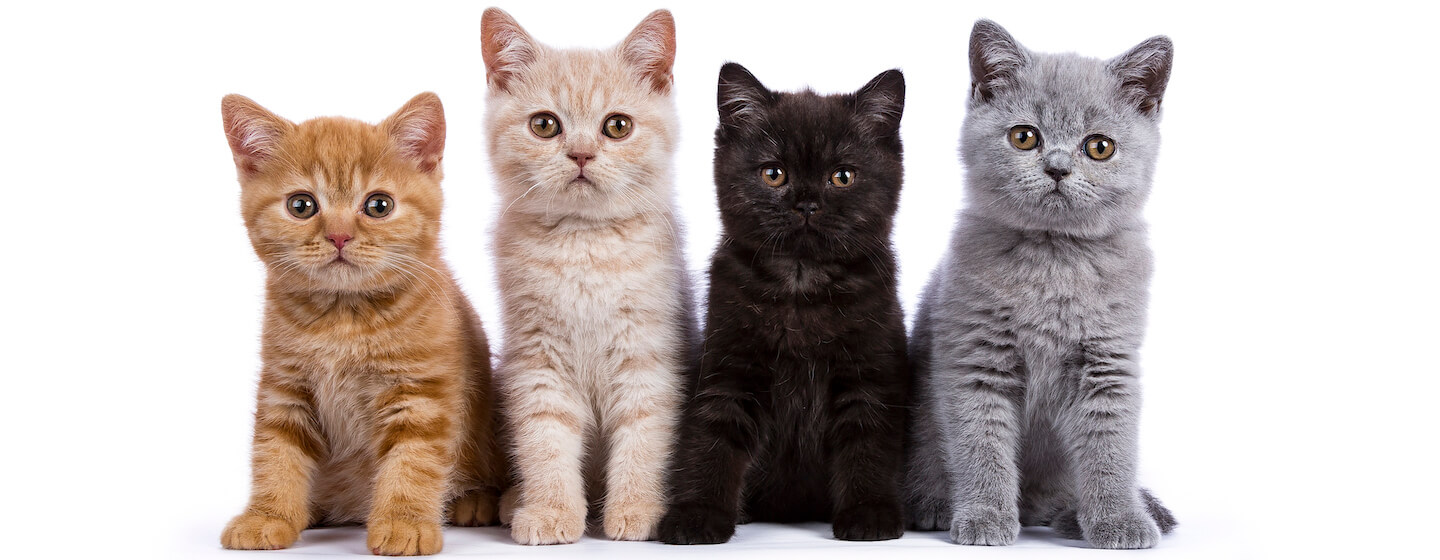
#> input picture Task_1/Section #1 - Basics/Images/cats.jpg, 1440 x 560 px, found by its file name
$ python contours.py
#> lines starting #> are read from the running program, lines starting #| are printed output that depends on the picture; after the words box and inside, x2 and y2 are one past the last pixel; in counts of white or black regions, pixels touching at a corner belong together
#pylint:disable=no-member

import cv2 as cv
import numpy as np

img = cv.imread('Task_One/Section 1 : Basics/Images/cats.jpg')
#> img is the input picture: shape (560, 1440, 3); mean B, G, R 178.9, 182.2, 192.5
cv.imshow('Cats', img)
cv.waitKey(0)

blank = np.zeros(img.shape, dtype='uint8')
cv.imshow('Blank', blank)
cv.waitKey(0)

gray = cv.cvtColor(img, cv.COLOR_BGR2GRAY)
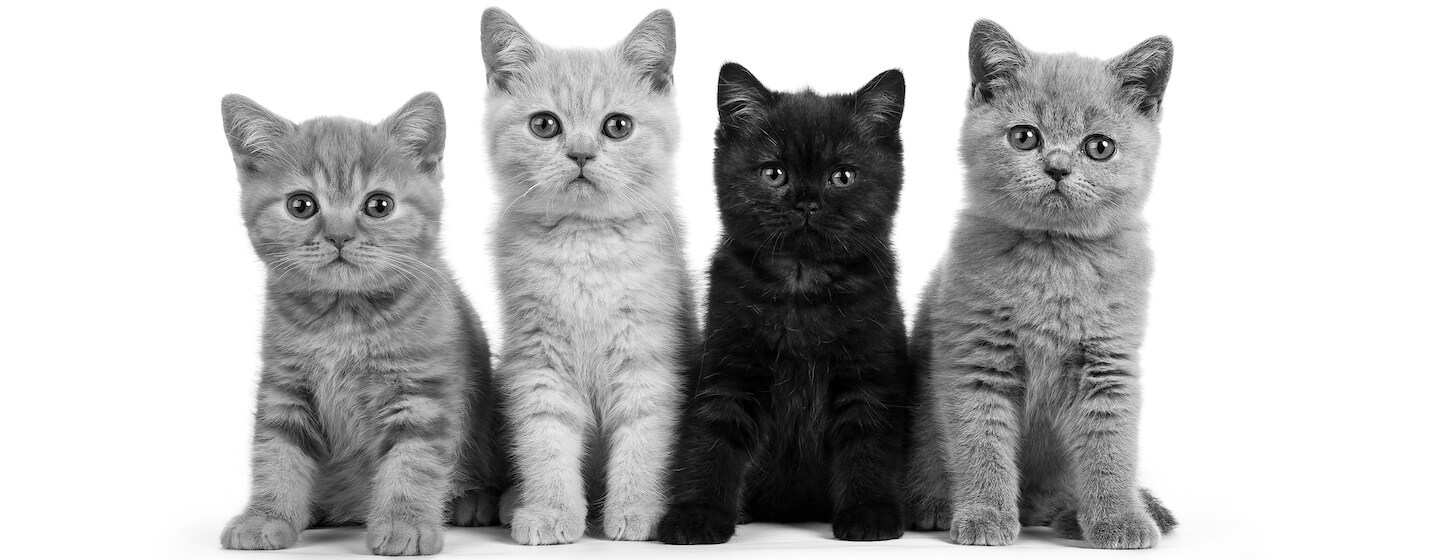
#> gray: shape (560, 1440); min 0, max 255, mean 184.9
cv.imshow('Gray', gray)
cv.waitKey(0)

blur = cv.GaussianBlur(gray, (5,5), cv.BORDER_DEFAULT)
cv.imshow('Blur', blur)
cv.waitKey(0)

canny = cv.Canny(blur, 125, 175)
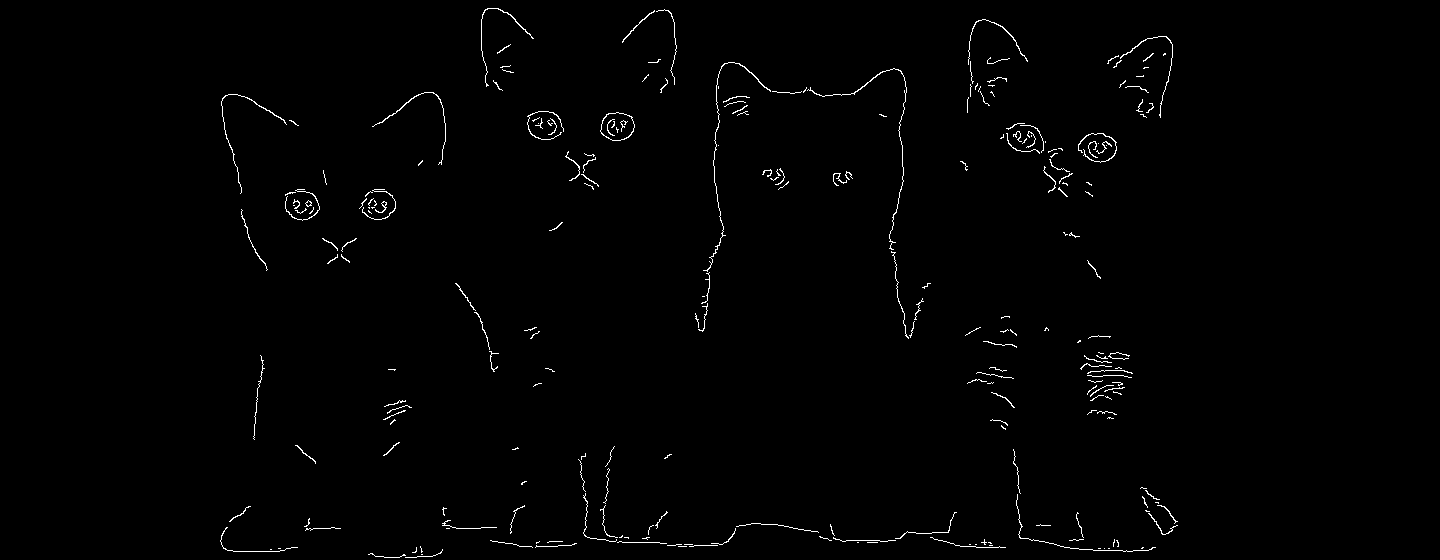
#> canny: shape (560, 1440); 0.93% white in thin lines or dots, all inside (x1, y1, x2, y2) = (220, 8, 1178, 558)
cv.imshow('Canny Edges', canny)
cv.waitKey(0)

ret, thresh = cv.threshold(gray, 125, 255, cv.THRESH_BINARY)
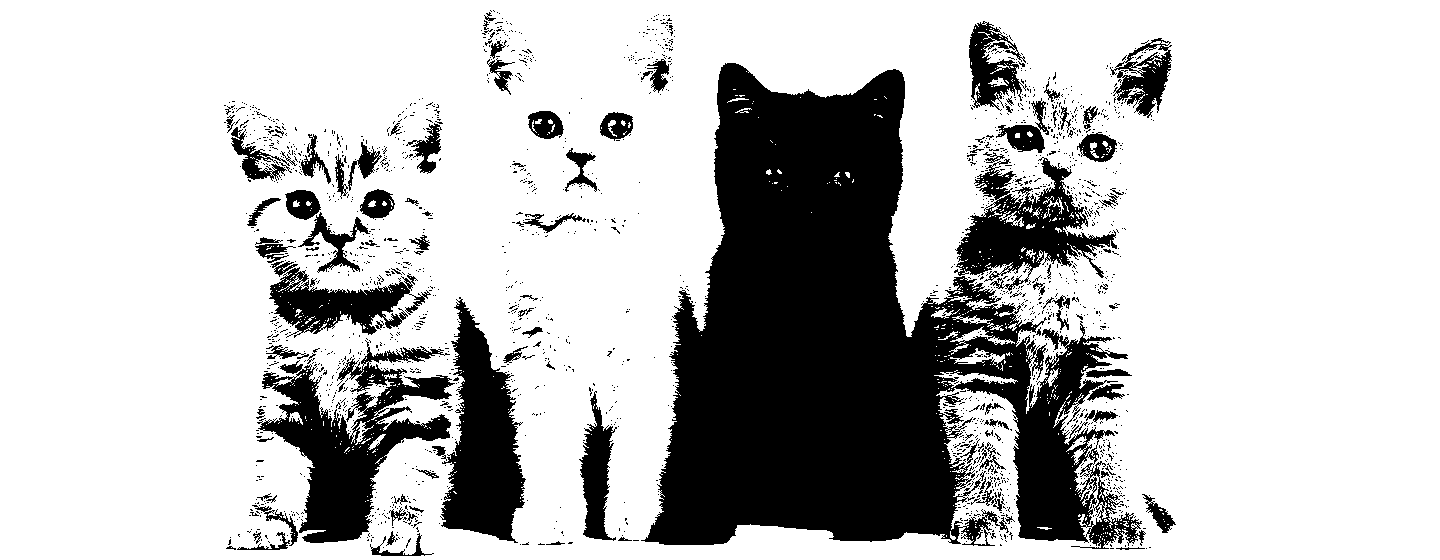
#> thresh: shape (560, 1440); 75.7% white; 1972 black regions (1850 under 20 px)
cv.imshow('Thresh', thresh)
cv.waitKey(0)

contours, hierarchies = cv.findContours(canny, cv.RETR_LIST, cv.CHAIN_APPROX_SIMPLE)
#> contours = 253 contours, 240 with area under 20; largest, box (x1, y1, x2, y2) and area: (600, 112, 635, 141) 741, (600, 112, 635, 141) 721, (703, 62, 771, 272) 46, (807, 68, 907, 250) 40, (372, 92, 446, 165) 36
print(f'{len(contours)} contour(s) found!')
#| 253 contour(s) found!

cv.drawContours(blank, contours, -1, (0,0,255), 1)
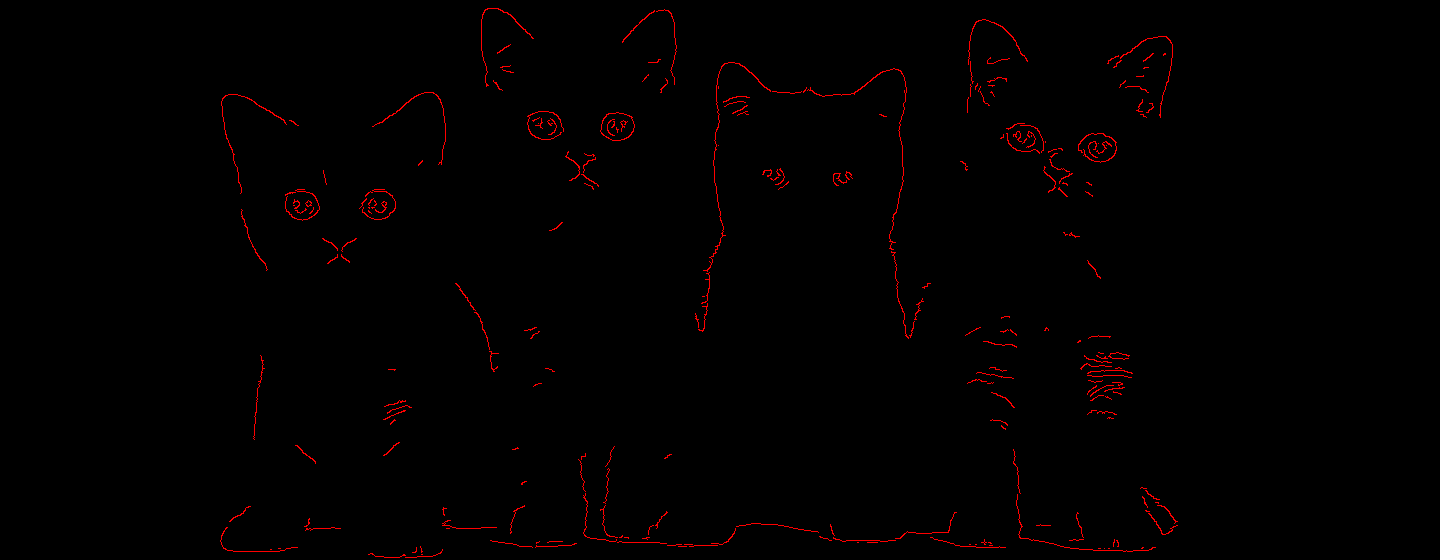
#> blank: shape (560, 1440, 3); mean of channels 0, 1, 2 0, 0, 2.4; drawn as B, G, R
cv.imshow('Contours Drawn', blank)

cv.waitKey(0)
